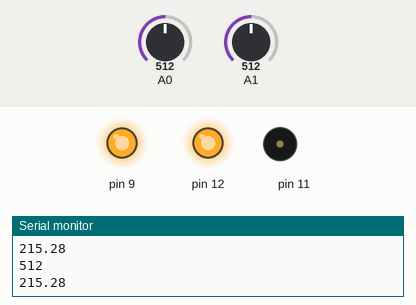
Simulated run of this sketch. Board: Arduino Uno, built with avr-gcc and run on an emulated ATmega328P. On the bench: output pins drawn as LEDs (lit = HIGH), buzzer (waves = sounding), the last lines printed to the serial monitor. Inputs (shaded band) come from the test bench; at power-on: A0 = 512, A1 = 512.

Above: at 1.8 s.
1.9 s: A0 set to 737
4.9 s: A0 set to 765
At 6.1 s:
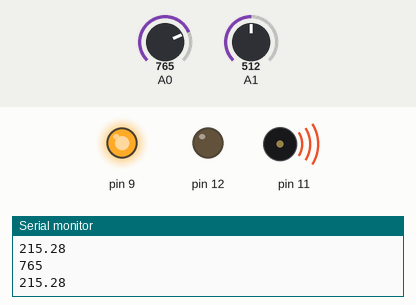
6.4 s: A1 set to 228
7.9 s: A1 set to 203
At 8.3 s:
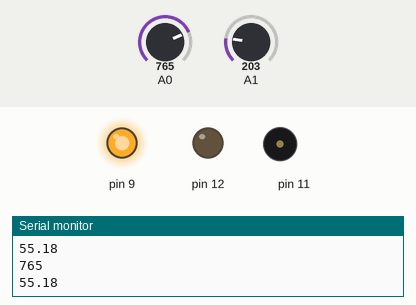
9.4 s: A0 set to 740
At 9.8 s:
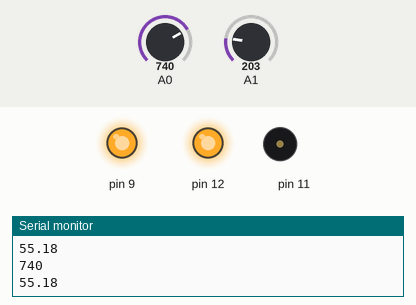
10.9 s: A1 set to 171
12.4 s: A1 set to 148
At 13.2 s:
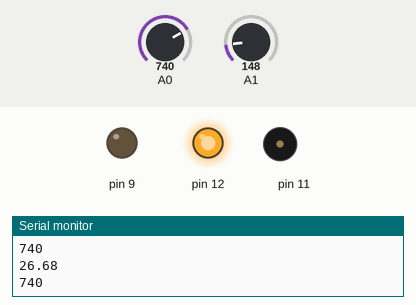
Timing chart, 0 to 14.9 s (numbered marks = the images above; inputs shaded):
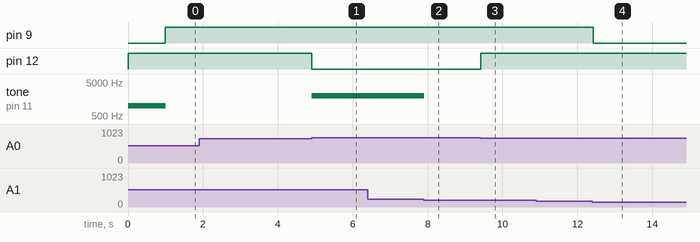

The sketch:

fantastic_esboo_kup1.ino
```cpp
// C++ code
//
int count =0;

void setup()
{
  pinMode(A0,INPUT);
  pinMode(A1,INPUT);
  Serial.begin(9600);
  pinMode(12,OUTPUT);
  pinMode(11,OUTPUT);
  pinMode(9,OUTPUT);
}

void loop()
{
  int sensorValue = analogRead(A0);
  Serial.println(sensorValue);

  if(sensorValue <=750)
  {
    digitalWrite(12,HIGH);
    if(count == 0) //after the light become dim the buzzer will go off 1 time
    {
      tone(11,1000);
      delay(1000);
      count = 1;
    }
    noTone(11);
  }
  else
  {
    digitalWrite(12,LOW);
  }


  int Temp = analogRead(A1);
  float volts = (Temp / 965.0) * 5;
  float celcius = (volts - 0.5) * 100;
  Serial.println(celcius);

  if(celcius > 32.0)  //if temp is greater than 32 degree celcius fan will start to run in this case a DC Motor
  {
    digitalWrite(9,HIGH);
  }
  else
  {
   digitalWrite(9,LOW);
  }

  if(celcius > 60.0)
  {
    tone(11,2000);
  }
  else
  {
    noTone(11);
  }
}
```

Measured:
- the behaviour switches between 750 and 751 on A0 (found by bisection; images 0 and 1)
- the behaviour switches between 213 and 212 on A1 (found by bisection; images 1 and 2)
- the behaviour switches between 159 and 158 on A1 (found by bisection; images 3 and 4)
- after the input at 4.9 s, pin 12: HIGH → LOW at once; tone on pin 11: silent → 2000 Hz at once
- after the input at 7.9 s, tone on pin 11: 2000 Hz → silent at once
- after the input at 9.4 s, pin 12: LOW → HIGH at once
- after the input at 12.4 s, pin 9: HIGH → LOW at once
